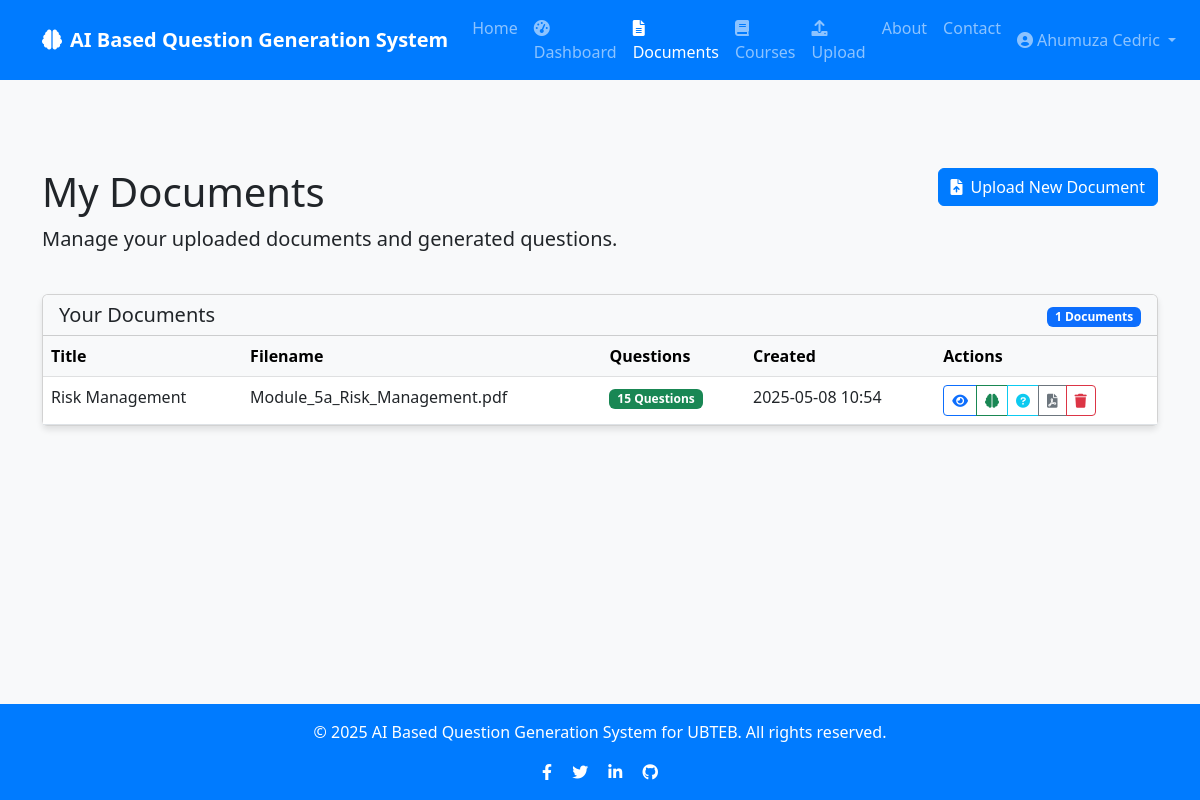
/documents (signed in), run on an earlier commit of the app's database.
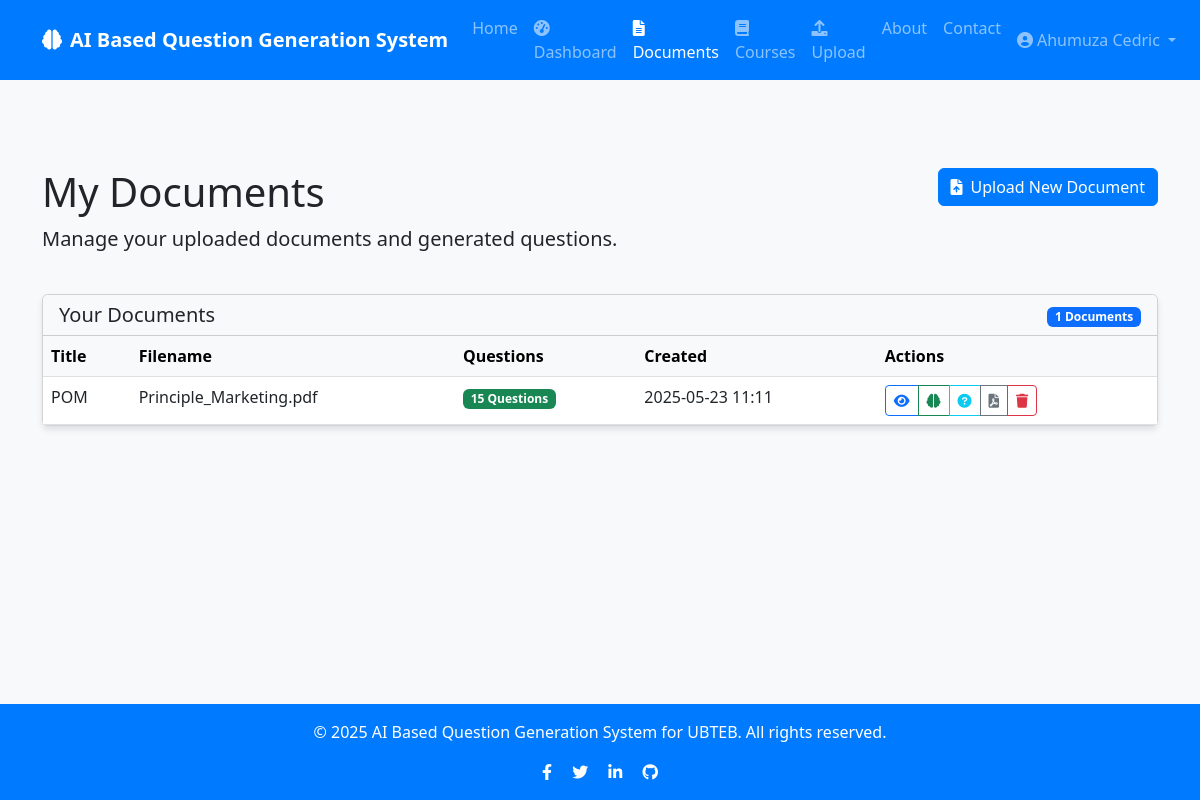
And on a later commit of the database.
### app/models/document.py (models this page shows, shortened)
class Document(db.Model):
    id = db.Column(db.Integer, primary_key=True)
    title = db.Column(db.String(100), nullable=False)
    filename = db.Column(db.String(100), nullable=False)
    file_path = db.Column(db.String(255), nullable=False)
    content = db.Column(db.Text, nullable=False)
    created_at = db.Column(db.DateTime, default=datetime.utcnow)
    user_id = db.Column(db.Integer, db.ForeignKey('user.id'), nullable=False)
    course_id = db.Column(db.Integer, db.ForeignKey('course.id'), nullable=True)
    questions = db.relationship('Question', backref='document', lazy=True, cascade="all, delete-orphan")
    question_sets = db.relationship('QuestionSet', backref='document', lazy=True, cascade="all, delete-orphan")

### app/routes/questions.py (the view)
@questions.route('/documents')
@login_required
def list_documents():
    documents = Document.query.filter_by(user_id=current_user.id).all()
    return render_template('questions/documents.html', documents=documents)

### app/models/user.py (called while the page is built)
@login_manager.user_loader
def load_user(user_id):
    return User.query.get(int(user_id))

### app/templates/questions/documents.html (shortened to what the changed rows need)
{% extends "base.html" %}
{% block content %}
<div class="container py-5">
    <div class="row mb-4">
        <div class="col-md-8">
            <h1>My Documents</h1>
        </div>
    </div>
    {% if documents %}
        <div class="row">
            <div class="col-md-12">
                <div class="card">
                    <div class="card-body p-0">
                        <div class="table-responsive">
                            <table class="table table-hover mb-0">
                                <thead class="table-light">
                                    <tr>
                                        <th>Title</th>
                                        <th>Filename</th>
                                        <th>Questions</th>
                                        <th>Created</th>
                                        <th>Actions</th>
                                    </tr>
                                </thead>
                                <tbody>
                                    {% for document in documents|sort(attribute='created_at', reverse=True) %}
                                        <tr>
                                            <td>{{ document.title }}</td>
                                            <td>{{ document.filename }}</td>
                                            <td>
                                                {% if document.questions|length > 0 %}
                                                    <span class="badge bg-success">{{ document.questions|length }} Questions</span>
                                                {% else %}
                                                    <span class="badge bg-secondary">No Questions</span>
                                                {% endif %}
                                            </td>
                                            <td>{{ document.created_at.strftime('%Y-%m-%d %H:%M') }}</td>
                                            <td>
                                                <div class="btn-group" role="group">
                                                    <a href="{{ url_for('questions.view_document', document_id=document.id) }}"
                                                       class="btn btn-sm btn-outline-primary"
                                                       title="View Document">
                                                        <i class="fas fa-eye"></i>
                                                    </a>
                                                    <a href="{{ url_for('questions.generate_questions_form', document_id=document.id) }}"
                                                       class="btn btn-sm btn-outline-success"
                                                       title="Generate Questions">
                                                        <i class="fas fa-brain"></i>
                                                    </a>
                                                    {% if document.questions|length > 0 %}
                                                        <a href="{{ url_for('questions.view_questions', document_id=document.id) }}"
                                                           class="btn btn-sm btn-outline-info"
                                                           title="View Questions">
                                                            <i class="fas fa-question-circle"></i>
                                                        </a>
                                                        <a href="{{ url_for('questions.export_questions', document_id=document.id) }}"
                                                           class="btn btn-sm btn-outline-secondary"
                                                           title="Export Questions">
                                                            <i class="fas fa-file-pdf"></i>
                                                        </a>
                                                    {% endif %}
                                                    <button type="button"
                                                            class="btn btn-sm btn-outline-danger delete-doc-btn"
                                                            data-document-id="{{ document.id }}"
                                                            data-document-title="{{ document.title }}"
                                                            title="Delete Document">
                                                        <i class="fas fa-trash"></i>
                                                    </button>
                                                </div>
                                            </td>
                                        </tr>
                                    {% endfor %}
                                </tbody>
                            </table>
                        </div>
                    </div>
                </div>
            </div>
        </div>
    {% endif %}
</div>
{% endblock %}

What changed in the data, as far as the page shows it:
removed Document: title "Risk Management", filename "Module_5a_Risk_Management.pdf", questions|length "15", created_at "2025-05-08 10:54"
added Document: title "POM", filename "Principle_Marketing.pdf", questions|length "15", created_at "2025-05-23 11:11"
